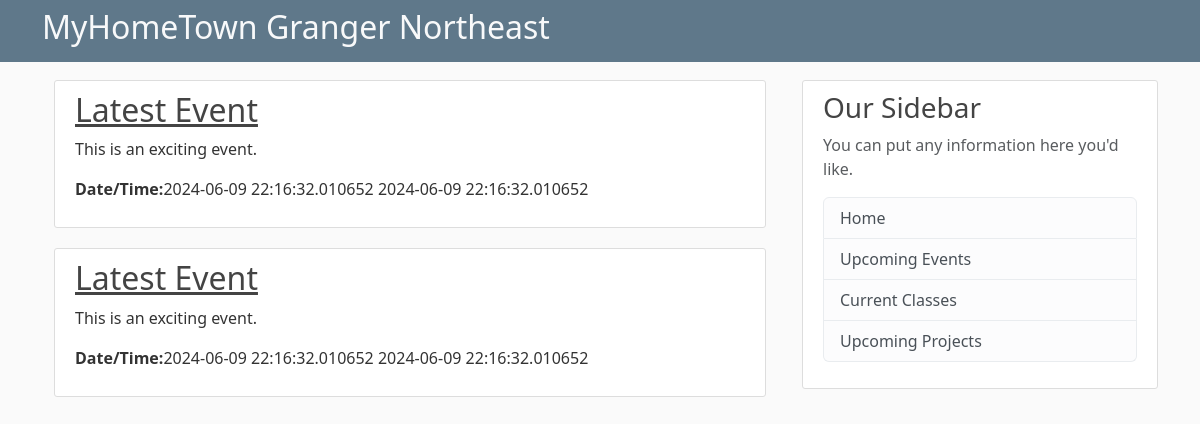
Before: /event/ with the older database file.
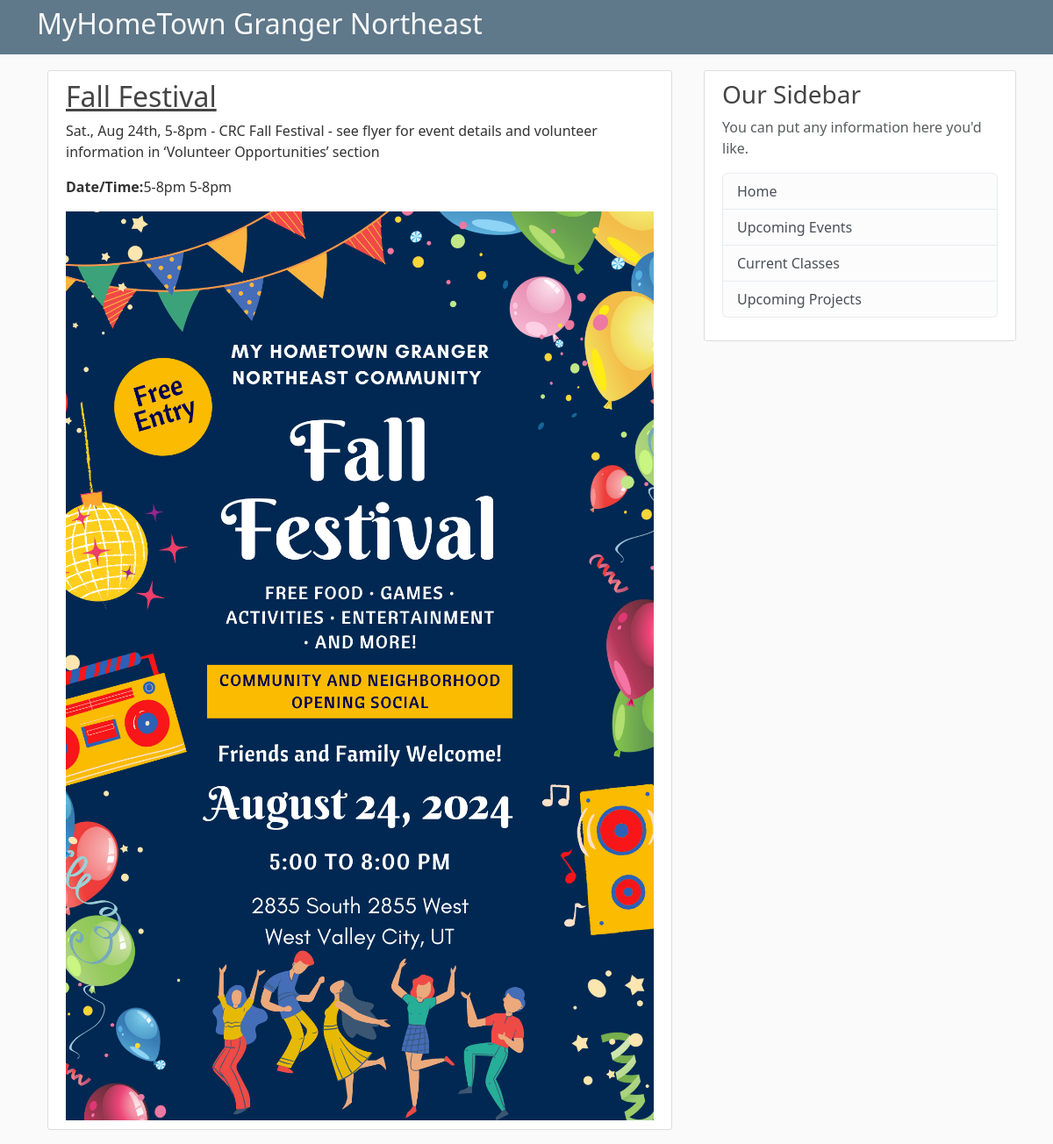
After: the same page with the newer database file.
### common/models.py (models this page shows, shortened)
class Event(models.Model):
    title = models.CharField(max_length=100)
    location = models.CharField(max_length=255)
    time =models.CharField(max_length=100)
    date = models.DateField(default=timezone.now)
    url = models.CharField(max_length=255, null=True, blank=True)
    date_posted = models.DateTimeField(default=timezone.now)
    summary = models.CharField(max_length=255, null=True)
    description = models.TextField(max_length=4096, null=True)
    image_file = models.ImageField(upload_to='events/images', null=True, blank=True)
    image = ImageSpecField(source='image_file',
                                processors=[ResizeToFit(1024, 768)],
                                format='JPEG',
                                options={'quality': 60})
    is_private = models.BooleanField(default=False)
    author = models.ForeignKey(User, on_delete=models.CASCADE)

### public/views.py (the view)
# urls.py: path('event/', EventListView.as_view(), name="event-list"),
class EventListView(ListView):
    model = Event
    template_name = 'public_events/event_list.html'
    context_object_name = 'events'
    queryset = Event.objects.filter(is_private=False)
    ordering = ['date_posted']

### public/templates/public_events/event_list.html (shortened to what this page needs)
{% extends "public/base.html" %}
{% block content %}
<div class="container">
    {% for event in events %}
    <article class="media content-section">
        <div class="media-body">
          <h2><a class="article-title" href="{% url 'public-event-detail' event.id %}">{{ event.title }}</a></h2>
          {% if crcclass.summary %}
            <p class="article-content">{{ event.summary }}</p>
          {% else %}
            <p class="article-content">{{ event.description }}</p>
          {% endif %}
          <p class="article-content"><b>Date/Time:</b>{{ event.time }} {{ event.time }}</p>
          {% if event.image %}
          <img src="{{ event.image.url }}" alt="{{ event.title }}" style="max-width: 800px; width: 100%; height: auto;">
          {% endif %}
          </div>
      </article>
    {% endfor %}
</div>
{% endblock %}

Changed rows visible on the page:
removed Event: title "Latest Event", description "This is an exciting event.", time "2024-06-09 22:16:32.010652"
removed Event: title "Latest Event", description "This is an exciting event.", time "2024-06-09 22:16:32.010652"
added Event: title "Fall Festival", description "Sat., Aug 24th, 5-8pm - CRC Fall Festival - see flyer for event details and volunteer information in ‘Volunteer Opportunities’ section", time "5-8pm", image (picture)
